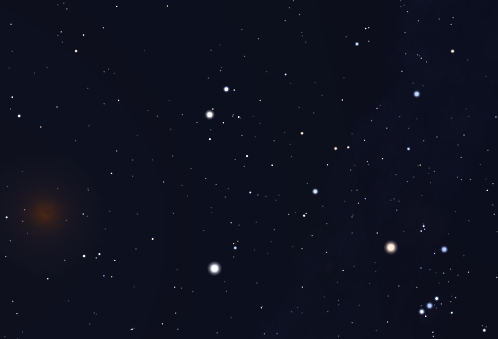
#> input picture Constellations_Undetected/Gemini_Undetected.png, 498 x 339 px
$ python main.py
#> lines starting #> are read from the running program, lines starting #| are printed output that depends on the picture; after the words box and inside, x2 and y2 are one past the last pixel; in counts of white or black regions, pixels touching at a corner belong together
import cv2 as cv
import numpy as np

img = cv.imread('Constellations_Undetected/Gemini_Undetected.png')
#> img is the input picture: shape (339, 498, 3); mean B, G, R 30.6, 16.4, 14
img_templ = cv.imread('Constellations_Template/Gemini.png')
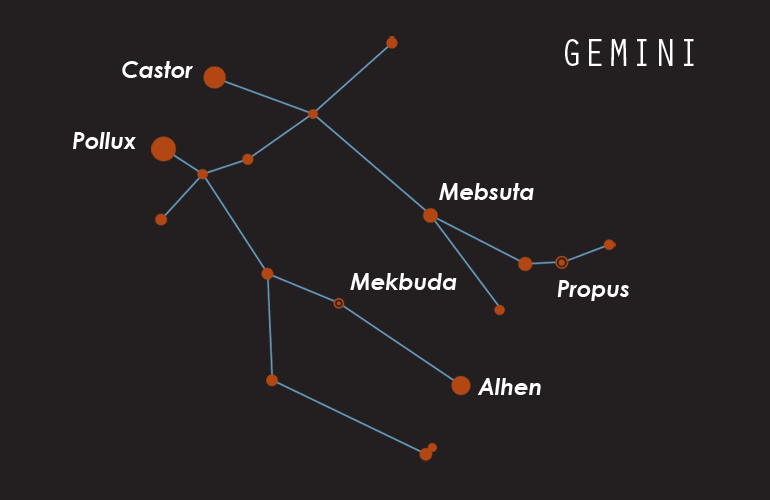
#> input picture Constellations_Template/Gemini.png, 770 x 500 px
#> img_templ is the input picture: shape (500, 770, 3); mean B, G, R 35.2, 34.4, 38.8
img_gray = cv.cvtColor(img, cv.COLOR_BGR2GRAY)
img_templ_gray = cv.cvtColor(img_templ, cv.COLOR_BGR2GRAY)
# cv.imshow('Gray', img_gray)
threshold = 128
ret, img_binary = cv.threshold(img_gray,127,255,cv.THRESH_BINARY)
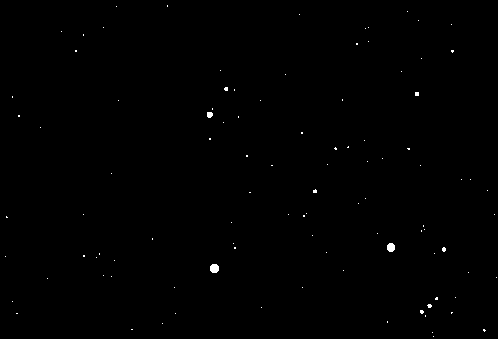
#> img_binary: shape (339, 498); 0.25% white; 101 white regions (98 under 20 px), largest, box (x1, y1, x2, y2) and area: (210, 264, 219, 273) 69, (387, 243, 395, 252) 60, (207, 112, 213, 118) 31
ret_temp, img_templ_binary = cv.threshold(img_templ_gray,127,255,cv.THRESH_BINARY)
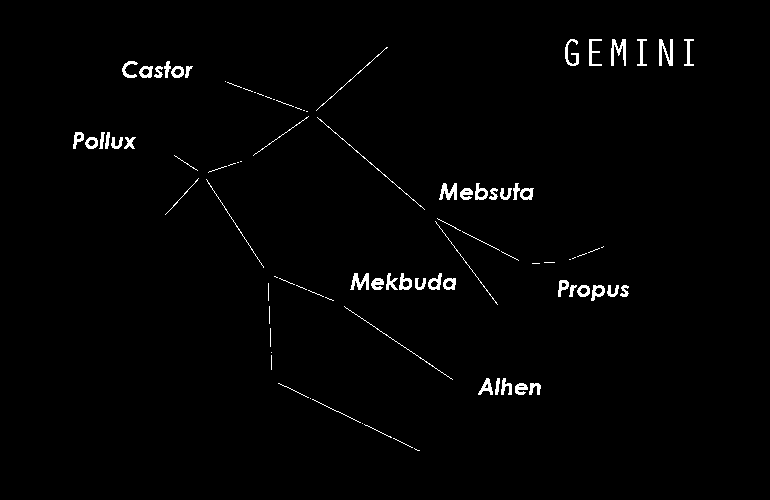
#> img_templ_binary: shape (500, 770); 1.4% white; 93 white regions (36 under 20 px), largest, box (x1, y1, x2, y2) and area: (659, 39, 673, 66) 214, (611, 39, 626, 66) 209, (350, 273, 369, 290) 183
cv.imshow('Binary', img_binary)
cv.imshow('Binary', img_templ_binary)
view_mode = 1
cv.waitKey(0)
